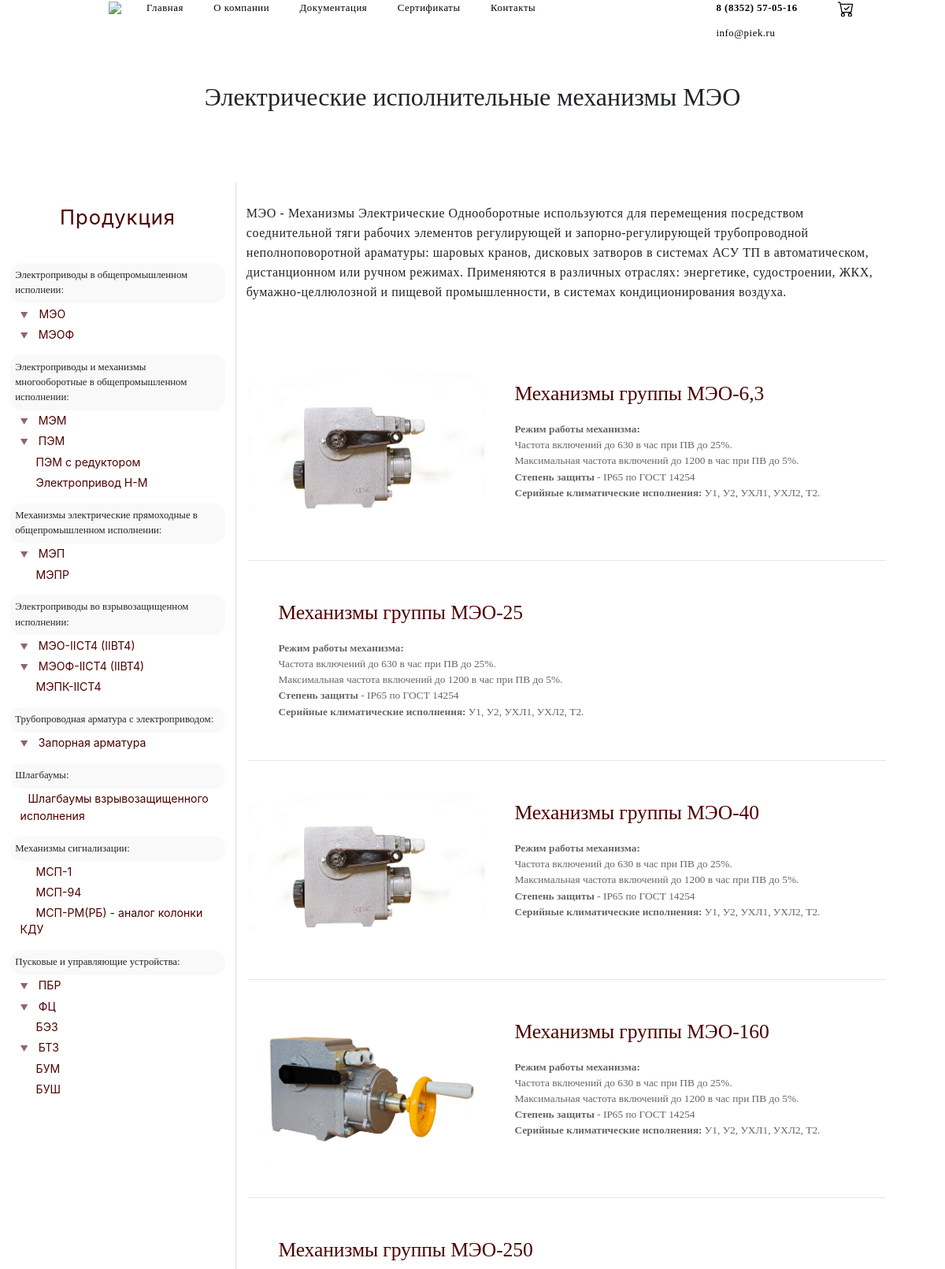
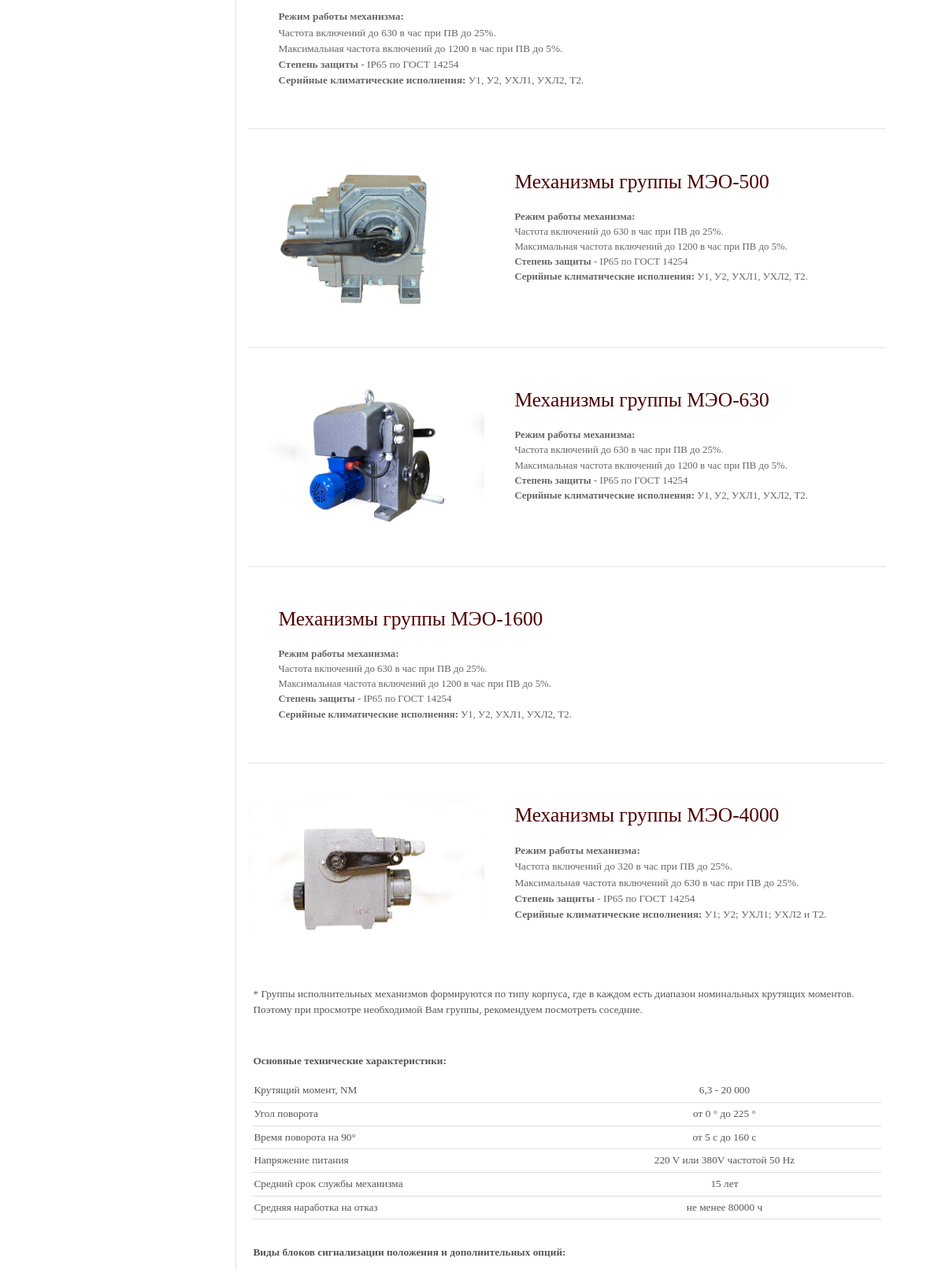
Screenshot of /catalog/mechanisms/meo/ (upper part) with the database file from the repository (2 pictures, top to bottom).
### mainapp/models.py (models this page shows, shortened)
class Group(models.Model):
    title       = models.CharField(max_length=250)
    position    = models.IntegerField('Позиция на странице', unique=True)
    meta_description = models.TextField(null=True, blank=True)
    name        = models.CharField('Название на странице группы', null=True, blank=True,max_length=250)
    img         = models.ImageField(upload_to='main_page', null=True, blank=True)
    slug        = models.CharField('url', unique=True, null=True, blank=True, max_length=200, help_text='for instance, "mechanisms/meo"' )
    description = HTMLField(null=True, blank=True)
    content     = HTMLField(null=True, blank=True)
    pic_of_hat  = models.ImageField(upload_to='pic_of_hat', null=True, blank=True, help_text='size: 1920x500px')
    class Meta:
        ordering = ['position']

class Product(models.Model):
    parent       = models.ForeignKey(Group, on_delete=models.CASCADE)
    slug_product = models.SlugField('url', help_text='for instance, "40 or 6_3"')
    meta_description = models.TextField(null=True, blank=True)
    img          = models.ImageField('Изображение для ссылки', null=True, blank=True, upload_to='mechanisms_preview')
    href_title   = models.CharField(max_length=250)
    name         = models.CharField(max_length=250)
    h1_mod       = models.CharField(max_length=250)
    mod_table    = HTMLField(help_text="Указание идентификатора обязательно. id = 'MOD'")
    description  = HTMLField(null=True, blank=True)
    content      = HTMLField()
    class Meta:
        ordering = ['id']

### mainapp/views.py (the view)
# urls.py: path('catalog/<path:slug>/', SubgroupDetailView, name='SubgroupDetailView'),
def SubgroupDetailView(request, slug):
    subgroup_info = get_object_or_404(Group, slug=slug)
    product_list  = Product.objects.filter(parent__slug=slug)
    return render(
    request,
    'mainapp/SubgroupDetailView.html',
    context = {
    'subgroup_info' : subgroup_info,
    'product_list'  : product_list,
    'in_cart_counter': cart_counter(request),
    })

### mainapp/views.py (called while the page is built)
def cart_counter(request):
    counter = 0
    if 'piek_cart' in request.session:
        for i in range(0, len(request.session['piek_cart'])):
            counter += int(request.session['piek_cart'][i].get('quantity'))
    return counter

### mainapp/templates/mainapp/SubgroupDetailView.html (shortened to what this page needs)
<!DOCTYPE html>
{% load static %}
<html xmlns="http://www.w3.org/1999/xhtml">
<head>
	{% include 'mainapp/head-property.html' %}
	<link href="{% static 'css/SubgroupDetailView.css' %}" rel="stylesheet">
</head>
<body>
	{% if subgroup_info.pic_of_hat %}
	<style media="screen">
	:root{
		--navbar_bg_color: inherit;
		--nav_link_color: #fff;
		}
	</style>
	<div class="banner" style="background-image: url({{ subgroup_info.pic_of_hat.url }});">
		{% include 'mainapp/header.html' %}
		<div class="container h-75">
		<h1
		class="container banner-title align-middle p-3">{{subgroup_info.name}}</h1>
	</div>
</div>
<style media="screen">
.main-property{
	margin-top: 465px!important;
	border-top-left-radius: 40px;
	border-top-right-radius: 40px;
	z-index: 10;
	-webkit-box-shadow: 0px -4px 1px 1px rgba(237,237,237,1);
	-moz-box-shadow: 0px -4px 1px 1px rgba(237,237,237,1);
	box-shadow: 0px -4px 1px 1px rgba(237,237,237,1);
}
main{margin-bottom: -40px !important;}
.footer{position: relative;}
@media (max-width: 768px){
	.main-property {
		border-top-left-radius: 10px;
		border-top-right-radius: 10px;
	}
	.banner{
		position: fixed;
	}
}
</style>
{% else %}
{% include 'mainapp/header.html' %}
<div class="container title" style="z-index: 3!important; position: relative;background-color: #fff;">
	<div class="rellax" data-rellax-speed="3">
		<h1 class="d-flex justify-content-center iphone-text-small py-md-3 py-5 px-3 text-center mb-0">{{subgroup_info.name}}</h1>
	</div>
</div>
{% endif %}
<main class="main-property">
	<div class="row p-0 m-0">
		<div class="col-lg-3 d-none d-lg-flex justify-content-center p-0">
			{% include 'mainapp/sidebar.html' %}
		</div>
		<div class="col-12 col-lg-9 col-xxl-6 col-xxl-pre-index col-xxl-6-index p-0">
			<div id="content-right" class="m-auto">
				<div class="px-3 pt-5 subgroup-description">{{subgroup_info.description | safe }}</div>
				<section class="container m-auto pt-5">
					{% for product in product_list %}
					<div class="d-flex wrapper py-2 py-md-5 ">
						<a href="info/{{ product.slug_product }}" class="w-100">
							<div class="d-flex">
								<div class="flex-column justify-content-start py-3 py-md-0">
									<img src="{{ product.img.url }}" alt="">
								</div>
								<div class="flex-column justify-content-center w-100 px-md-5">
									<h1 class="py-md-3 py-5">{{ product.href_title }}</h1>
									<div class="d-none d-md-flex">{{ product.description |safe }}</div>
								</div>
							</div>
						</a>
					</div>
					{% endfor %}
				</section>
				<section class="container pb-5">
					<div class="content p-2">{{ subgroup_info.content|safe }}</div>
				</section>
			</div>
		</div>
	</div>
</main>
</body>
</html>

### mainapp/templates/mainapp/head-property.html (shortened to what this page needs)
{% load static %}
<link href="{% static 'css/bootstrap.min.css' %}" rel="stylesheet">
<link href="{% static 'css/normal.css' %}" rel="stylesheet">
<link href="{% static 'css/fonts.css' %}" rel="stylesheet">
<link href="{% static 'css/sidebar.css' %}" rel="stylesheet">
<link href="{% static 'css/header.css' %}" rel="stylesheet">
<link href="{% static 'css/footer.css' %}" rel="stylesheet">

### mainapp/templates/mainapp/header.html (shortened to what this page needs)
<nav class="navbar navbar-expand-md pt-4">
  <div class="container">
    <a class="navbar-brand" href="/"><img class="media_small" src="/static/img/main_page/logo.png" width="75"></a>
    <div class="collapse navbar-collapse" id="navbarCollapse">
      <ul class="navbar-nav">
        <li class="nav-item active px-3"><a class="nav-link" href="/">Главная</a></li>
        <li class="nav-item active px-3"><a class="nav-link" href="/">О компании</a></li>
          <li class="nav-item dropdown active px-3">
            <a class="nav-link" href="#" id="navbarDropdown" role="button" data-toggle="dropdown" aria-haspopup="true" aria-expanded="false">Документация</a>
          </li>
          <li class="d-none d-lg-block nav-item active px-3"><a class="nav-link" href="/docs/certificate/">Сертификаты</a></li>
          <li class="nav-item active px-3"><a class="nav-link" href="/contacts/">Контакты</a></li>
  </ul>
    </div>
          <li class="d-none d-lg-block nav-item ml-auto active px-3">
            <div class="d-flex flex-column contact-block">
            <div class="nav-link phone-number"> 8 (8352) 57-05-16</div>
            <div class="nav-link phone-number position-absolute pt-5">info@piek.ru</div>
            </div>
          </li>
          <li class="d-none d-md-block nav-item active px-3">
            <a class="nav-link position-relative" href="/cart">
            </a>
          </li>
  </div>
</nav>
<body>

### mainapp/templates/mainapp/sidebar.html (shortened to what this page needs)
{% load static %}
<div id="content-left">
	<div class="sidebar-title">Продукция</div>
<div class="sidebar-text">
	<p class="lil_title">Электроприводы в общепромышленном исполнеии:</p>
    <div class="card">
      <div class="card-header">
        <a class="card-link" data-toggle="collapse" href="#collapseOne">▼</a>
        <a href="/catalog/mechanisms/meo/">МЭО</a>
      </div>
    </div>
    <div class="card">
      <div class="card-header last-child">
        <a class="collapsed card-link" data-toggle="collapse" href="#collapseTwo">
        	▼ <a href="/catalog/mechanisms/meof/">МЭОФ</a>
      </a>
      </div>
    </div>
    <p class="lil_title">Электроприводы и механизмы многооборотные в общепромышленном исполнении:</p>
    <div class="card">
      <div class="card-header">
        <a class="collapsed card-link" data-toggle="collapse" href="#collapseThree">
        	▼ <a href="#">МЭМ</a>
      </a>
      </div>
    </div>
    <div class="card">
      <div class="card-header">
        <a class="collapsed card-link" data-toggle="collapse" href="#collapseFour">
        	▼ <a href="#">ПЭМ</a>
      </a>
      </div>
    </div>
    <div class="card">
      <div class="card-header">
        <a class="collapsed card-link" data-toggle="collapse">
        	<a href="#" class="sidebar-link">ПЭМ с редуктором</a>
      	</a>
      </div>
      <div class="card-header last-child">
        <a class="collapsed card-link" data-toggle="collapse">
        	<a href="/catalog/elektroprivody/pem/info/nm/" class="sidebar-link">Электропривод Н-М</a>
      	</a>
      </div>
    </div>
    <p class="lil_title">Механизмы электрические прямоходные в общепромышленном исполнении:</p>
    <div class="card">
      <div class="card-header">
        <a class="collapsed card-link" data-toggle="collapse" href="#collapseFive">
        	▼ <a href="/catalog/mechanisms/mep/">МЭП</a>
      </a>
      </div>
    </div>
    <div class="card">
      <div class="card-header  last-child">
        <a class="collapsed card-link" data-toggle="collapse">
        	<a href="#" class="sidebar-link">МЭПР</a>
      	</a>
      </div>
    </div>
    <p class="lil_title">Электроприводы во взрывозащищенном исполнении:</p>
    <div class="card">
      <div class="card-header">
        <a class="collapsed card-link" data-toggle="collapse" href="#collapseSix">
        	▼ <a href="/catalog/elektroprivody-vzryvozashishennye/meo/info/40/">МЭО-IICT4 (IIBT4)</a>
      </a>
      </div>
    </div>
    <div class="card">
      <div class="card-header">
        <a class="collapsed card-link" data-toggle="collapse" href="#collapseSeven">
        	▼ <a href="#">МЭОФ-IIСT4 (IIBT4)</a>
      </a>
      </div>
    </div>
    <div class="card">
      <div class="card-header last-child">
        <a class="collapsed card-link" data-toggle="collapse">
        	<a href="/catalog/elektroprivody-vzryvozashishennye/mepk/info/6300/" class="sidebar-link">МЭПК-IIСT4</a>
      	</a>
      </div>
    </div>
      <p class="lil_title">Трубопроводная арматура с электроприводом:</p>
    <div class="card">
      <div class="card-header last-child">
        <a class="collapsed card-link" data-toggle="collapse" href="#collapseEight">
        	▼ <a href="#">Запорная арматура</a>
      </a>
      </div>
    </div>
    <p class="lil_title">Шлагбаумы:</p>
    <div class="card">
      <div class="card-header last-child">
        <a class="collapsed card-link" data-toggle="collapse">
        	<a href="#">Шлагбаумы взрывозащищенного исполнения</a>
      </a>
      </div>
    </div>
    <p class="lil_title">Механизмы сигнализации:</p>
    <div class="card">
      <div class="card-header">
        <a class="collapsed card-link" data-toggle="collapse">
        	<a href="#" class="sidebar-link">МСП-1</a>
      </a>
      </div>
    </div>
    <div class="card">
      <div class="card-header">
        <a class="collapsed card-link" data-toggle="collapse">
        	<a href="#" class="sidebar-link">МСП-94</a>
      </a>
      </div>
    </div>
    <div class="card">
      <div class="card-header last-child">
        <a class="collapsed card-link" data-toggle="collapse">
        	<a href="#" class="sidebar-link">МСП-РМ(РБ) - аналог колонки КДУ</a>
      </a>
      </div>
    </div>
    <p class="lil_title">Пусковые и управляющие устройства:</p>
    <div class="card">
      <div class="card-header">
        <a class="collapsed card-link" data-toggle="collapse" href="#collapseTen">
        	▼ <a href="#">ПБР</a>
      </a>
      </div>
    </div>
    <div class="card">
      <div class="card-header">
        <a class="collapsed card-link" data-toggle="collapse" href="#collapseEleven">
        	▼ <a href="#">ФЦ</a>
      </a>
      </div>
    </div>
    <div class="card">
      <div class="card-header">
        <a class="collapsed card-link" data-toggle="collapse">
        	<a href="#" class="sidebar-link">БЭЗ</a>
      </a>
      </div>
    </div>
    <div class="card">
      <div class="card-header">
        <a class="collapsed card-link" data-toggle="collapse" href="#collapseTwelve">
        	▼ <a href="#">БТЗ</a>
      </a>
      </div>
    </div>
    <div class="card">
      <div class="card-header">
        <a class="collapsed card-link" data-toggle="collapse">
        	<a href="#" class="sidebar-link">БУМ</a>
      </a>
      </div>
    </div>
    <div class="card">
      <div class="card-header last-child">
        <a class="collapsed card-link" data-toggle="collapse">
        	<a href="#" class="sidebar-link">БУШ</a>
      </a>
      </div>
    </div>
</div>
</div>

### mainapp/templates/mainapp/footer.html (shortened to what this page needs)
{% load static %}

### static/css/normal.css (style rules this page uses)
@media (min-width: 1200px) and (max-width: 1400px) { .col-xxl-6 { display: flex; flex: 0 0 70%; max-width: 70%; } }
.container { max-width: 1050px !important; padding-top:0px; }
html { margin-top: -25px; width: 100%; max-width: 100%; font-size: 0.8em; -webkit-font-smoothing: antialiased; }
body { width: 100% !important; overflow-x: hidden; margin: 0; padding: 0; overflow: visible; }
main { position: relative; margin: 0 auto; z-index: 2; border-bottom-left-radius: 40px; border-bottom-right-radius: 40px; background-color: #fff; }
.title { padding: 5em; }
.container p,h1,h2,h3 { font-family: "Raleway"; }

### static/css/sidebar.css (style rules this page uses)
#content-left { width: 300px; padding: 0 1em; margin-bottom: 5vw; margin-top: 1vw; border-right: 1px solid #dedede; }
.sidebar-title { font-size: 2em; text-align: center; width: 100%; color: #4e0000; padding-bottom: 1em; padding-top: 1em; letter-spacing: 1px; }
.sidebar-text a { color: #4e0000; }
.lil_title { font-size: 1em; margin-top: 1em; padding: 0.5em; margin-bottom: 0; font-family: 'SF UI Text'; font-weight: normal; background-color:#f9f9f9; border-radius: 15px; }
.card { border: none; background-color: #fff; }
.card-header { border: none !important; background-color: white; margin-top: 0px; padding: 0.2em 1em; }
.card-header a { font-size: 1.1em; }
.card-link { font-size: 0.8em !important; margin-right: 10px; opacity: 0.6; }
.sidebar-link { padding-left: 10px; }

### static/css/header.css (style rules this page uses)
.contact-block div { font-family: 'SF UI Text' !important; font-weight: 700 !important; position: relative; }
.contact-block div:last-child { font-weight: 500 !important; }
.navbar { background-color: var(--navbar_bg_color); z-index: 10 !important; height: auto; padding-bottom: 0px; }
.navbar-brand { margin-left: 3em; -webkit-animation-duration: 1s; animation-duration: 1s; -webkit-animation-fill-mode: both; animation-fill-mode: both; -webkit-animation-delay: 1.7s; -moz-animation-delay: 1.7s; animation-delay: 1.7s; padding-top: 0px; }
.nav-link { color: var(--nav_link_color) !important; font-family: 'Raleway'; font-weight: 500; letter-spacing: .56px; }

### static/css/SubgroupDetailView.css (style rules this page uses)
.subgroup-description p, .subgroup-description span { font-family: 'Raleway'; font-weight: 400; color: #222222; font-size: 1.2em; line-height: 25px; letter-spacing: .54px; }
.title h1 { font-family: 'SF Ui Display'; font-weight: 400; }
.content { font-family: 'SF UI Text'; color: #555; }
.content strong, .content span { font-family: 'SF UI Text'; }
table { max-width: 100%; border: hidden; border-bottom: 1px solid #e1dedc; }
table td { border-right: hidden; }
table tr { border-bottom: 1px solid #e1dedc; transition-duration: .2s; }
.wrapper:nth-of-type(1) { border: none; }
.wrapper { position: relative; border-top: 1px solid rgba(0,0,0,.1); transition: .3s; }
.wrapper h1 { font-family: 'SF UI Display'; font-weight: normal; font-size: 2em; color: #4e0000; letter-spacing: -.005em; }
.wrapper p { font-family: 'SF UI Text'; color: #666; }
.wrapper img { width: 300px; height: auto; border-radius: 30px; }

### mainapp/templates/mainapp/SubgroupDetailView.html (style rules this page uses)
:root { --navbar_bg_color: #fff; --nav_link_color: #000; }

### rows the page displays
Group: name "Электрические исполнительные механизмы МЭО", description "МЭО - Механизмы Электрические Однооборотные используются для перемещения посредством соеднительной тяги рабочих элементов регулирующей и запорно-регулирующей трубопроводной неполноповоротной араматуры: шаровых кранов, дисковых затворов в системах АСУ ТП в автоматическом, дистанционном или ручном режимах. Применяются в различных отраслях: энергетике, судостроении, ЖКХ, бумажно-целлюлозной и пищевой промышленности, в системах кондиционирования воздуха.", content "* Группы исполнительных механизмов формируются по типу корпуса, где в каждом есть диапазон номинальных крутящих моментов. Поэтому при просмотре необходимой Вам группы, рекомендуем посмотреть соседние. Основные технические характеристики: Крутящий момент, NM 6,3 - 20 000 Угол поворота от 0 ° до 225 ° Время поворота на 90° от 5 с до 160 с Напряжение питания 220 V или 380V частотой 50 Hz Средний срок службы механизма 15 лет Средняя наработка на отказ не менее 80000 ч Виды блоков сигнализации положения и дополнительных опций:"
Product: img (picture), href_title "Механизмы группы МЭО-6,3", description "Режим работы механизма: Частота включений до 630 в час при ПВ до 25%. Максимальная частота включений до 1200 в час при ПВ до 5%. Степень защиты - IР65 по ГОСТ 14254 Серийные климатические исполнения: У1, У2, УХЛ1, УХЛ2, Т2."
Product: href_title "Механизмы группы МЭО-25", description "Режим работы механизма: Частота включений до 630 в час при ПВ до 25%. Максимальная частота включений до 1200 в час при ПВ до 5%. Степень защиты - IР65 по ГОСТ 14254 Серийные климатические исполнения: У1, У2, УХЛ1, УХЛ2, Т2."
Product: img (picture), href_title "Механизмы группы МЭО-40", description "Режим работы механизма: Частота включений до 630 в час при ПВ до 25%. Максимальная частота включений до 1200 в час при ПВ до 5%. Степень защиты - IР65 по ГОСТ 14254 Серийные климатические исполнения: У1, У2, УХЛ1, УХЛ2, Т2."
Product: img (picture), href_title "Механизмы группы МЭО-160", description "Режим работы механизма: Частота включений до 630 в час при ПВ до 25%. Максимальная частота включений до 1200 в час при ПВ до 5%. Степень защиты - IР65 по ГОСТ 14254 Серийные климатические исполнения: У1, У2, УХЛ1, УХЛ2, Т2."
Product: href_title "Механизмы группы МЭО-250", description "Режим работы механизма: Частота включений до 630 в час при ПВ до 25%. Максимальная частота включений до 1200 в час при ПВ до 5%. Степень защиты - IР65 по ГОСТ 14254 Серийные климатические исполнения: У1, У2, УХЛ1, УХЛ2, Т2."
Product: img (picture), href_title "Механизмы группы МЭО-500", description "Режим работы механизма: Частота включений до 630 в час при ПВ до 25%. Максимальная частота включений до 1200 в час при ПВ до 5%. Степень защиты - IР65 по ГОСТ 14254 Серийные климатические исполнения: У1, У2, УХЛ1, УХЛ2, Т2."
Product: img (picture), href_title "Механизмы группы МЭО-630", description "Режим работы механизма: Частота включений до 630 в час при ПВ до 25%. Максимальная частота включений до 1200 в час при ПВ до 5%. Степень защиты - IР65 по ГОСТ 14254 Серийные климатические исполнения: У1, У2, УХЛ1, УХЛ2, Т2."
Product: href_title "Механизмы группы МЭО-1600", description "Режим работы механизма: Частота включений до 630 в час при ПВ до 25%. Максимальная частота включений до 1200 в час при ПВ до 5%. Степень защиты - IР65 по ГОСТ 14254 Серийные климатические исполнения: У1, У2, УХЛ1, УХЛ2, Т2."
Product: img (picture), href_title "Механизмы группы МЭО-4000", description "Режим работы механизма: Частота включений до 320 в час при ПВ до 25%. Максимальная частота включений до 630 в час при ПВ до 25%. Степень защиты - IР65 по ГОСТ 14254 Серийные климатические исполнения: У1; У2; УХЛ1; УХЛ2 и Т2."
